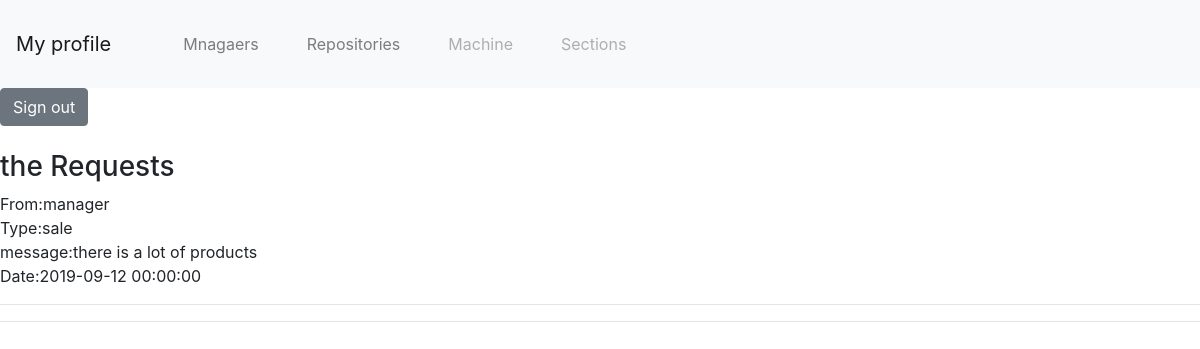
Page /engpage.php (signed in) on the committed database.
### tables this page shows
CREATE TABLE `requests` (
  `request_id` int(12) NOT NULL,
  `request_type` enum('buy','sale','pay') NOT NULL,
  `request_message` varchar(250) NOT NULL,
  `request_date` datetime NOT NULL,
  `fk_user_from` int(11) NOT NULL,
  `fk_status_id` int(11) NOT NULL,
  `request_status` enum('Open','Accepted','Dismissed','') NOT NULL
);

CREATE TABLE `users` (
  `user_id` int(12) NOT NULL,
  `fullname` varchar(200) NOT NULL,
  `date_of_birth` date NOT NULL,
  `email` varchar(200) NOT NULL,
  `password` varchar(200) NOT NULL,
  `telefon` varchar(200) NOT NULL,
  `address` varchar(200) NOT NULL,
  `gender` enum('f','m') NOT NULL,
  `status` enum('Married','single') NOT NULL,
  `children` varchar(200) NOT NULL,
  `nationality` varchar(200) NOT NULL,
  `education` varchar(200) NOT NULL,
  `date_of_start` timestamp NOT NULL DEFAULT current_timestamp() ON UPDATE current_timestamp(),
  `role` varchar(200) NOT NULL
);

### engpage.php (the view, shortened to what this page needs)
<?php
require 'db.php';
   ?>
   <!DOCTYPE html>
   <html lang="en">
   <head>
       <?php include 'header.php';?>
   </head>
   <body>
   <nav class="navbar navbar-expand-lg navbar-light bg-light">
  <a class="navbar-brand" href="userprofile.php">My profile</a>
  <div class="navbar navbar-light"  id="navbarNav">
    <ul class="navbar-nav">
      <li class="nav-item active">
        <a class="nav-link" href="#"> <span class="sr-only">(current)</span></a>
      </li>
      <li class="navbar navbar-light" >
        <a class="nav-link" href="managers.php">Mnagaers</a>
      </li>
      <li class="navbar navbar-light" >
        <a class="nav-link" href="repository.php">Repositories</a>
      </li>
      <li class="navbar navbar-light" >
        <a class="nav-link disabled" href="machine.php">Machine</a>
      </li>
      <li class="navbar navbar-light" >
        <a class="nav-link disabled" href="section.php">Sections</a>
      </li>
    </ul>
  </div>
</nav>
   <a class="btn btn-secondary" href ="logout.php?logout">Sign out</a><br><br>
<h3>the Requests</h3>
<?php
$sql = "SELECT * FROM requests
        JOIN users ON fk_user_from=user_id WHERE role='manager'
        ";
        $result =mysqli_query($conn,$sql);
        if($result->num_rows> 0) {
            while($row = $result->fetch_assoc()) {?>
                <span>From:</span><?php echo $row['fullname'];?><br>
                <span>Type:</span><?php echo $row['request_type'];?><br>
                <span>message:</span><?php echo $row['request_message'];?><br>
                <span>Date:</span><?php echo $row['request_date'];?><br>
<hr>
<?php
}
}
?>
<hr>
   </body>
   </html>

### rows in the picture
requests: fk_user_from.fullname "manager", request_type "sale", request_message "there is a lot of products", request_date "2019-09-12 00:00:00"
